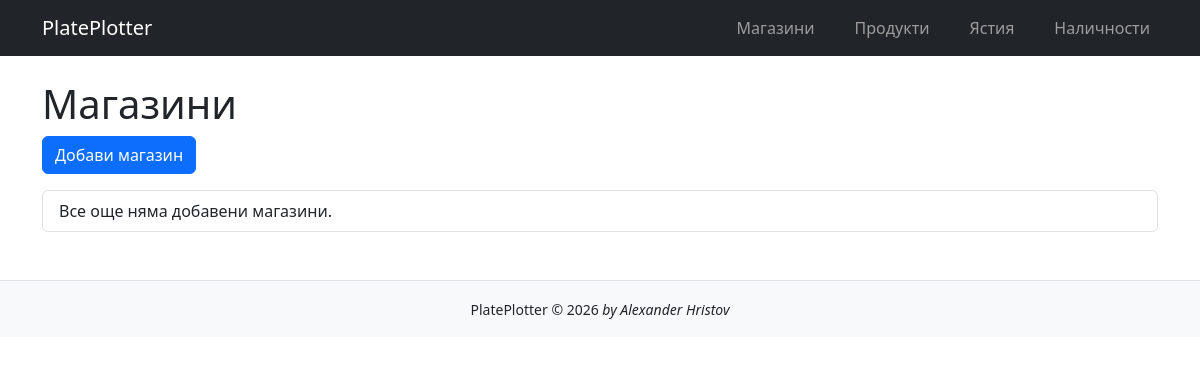
Before: /stores/ with the older database file.
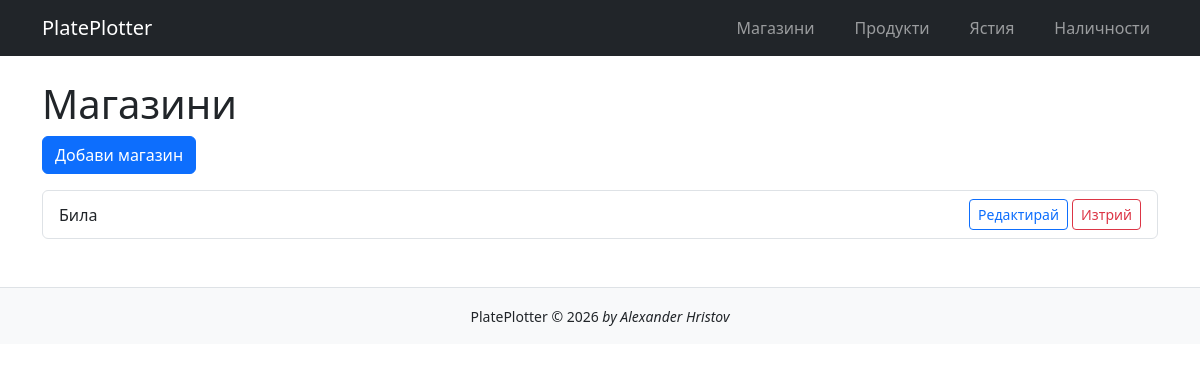
After: the same page with the newer database file.
### inventory/models.py (models this page shows, shortened)
class Store(models.Model):
    name = models.CharField(
        max_length=30,
        verbose_name='Име',
        unique=True,
        error_messages={
        'unique': 'Вече съществува магазин с това име.'
    }
    )
    class Meta:
        verbose_name = 'Store'
        ordering = ['name']

### inventory/views.py (the view)
# urls.py: path('stores/', StoreListView.as_view(), name='store-list'),
class StoreListView(ListView):
    model = Store
    template_name = 'inventory/store_list.html'
    context_object_name = 'stores'

### templates/inventory/store_list.html (shortened to what this page needs)
{% extends 'base.html' %}
{% block content %}
<h1>Магазини</h1>
<a href="{% url 'store-add' %}" class="btn btn-primary mb-3">
    Добави магазин
</a>
<ul class="list-group">
    {% for store in stores %}
        <li class="list-group-item d-flex justify-content-between align-items-center">
            <span>{{ store.name }}</span>
            <div>
                <a href="{% url 'store-edit' store.pk %}"
                   class="btn btn-outline-primary btn-sm">
                    Редактирай
                </a>
                <a href="{% url 'store-delete' store.pk %}"
                   class="btn btn-outline-danger btn-sm">
                    Изтрий
                </a>
            </div>
        </li>
    {% empty %}
        <li class="list-group-item">
            Все още няма добавени магазини.
        </li>
    {% endfor %}
</ul>
{% endblock %}

Changed rows visible on the page:
added Store: name "Била"
Other visible differences:
text no longer shown: "Все още няма добавени магазини."
